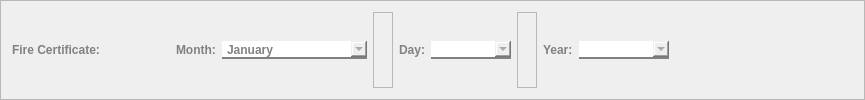
           <widget class="QFrame" name="fc_frame">
            <property name="frameShape">
             <enum>QFrame::StyledPanel</enum>
            </property>
            <property name="frameShadow">
             <enum>QFrame::Raised</enum>
            </property>
            <layout class="QHBoxLayout" name="horizontalLayout_44">
             <item>
              <widget class="QLabel" name="label_78">
               <property name="styleSheet">
                <string notr="true">font-family: Segoe UI;
				font-weight: bold;
				color: #818181;

border-radius: 0px;
border-color: white;
border-width: 0px;</string>
               </property>
               <property name="text">
                <string>Fire Certificate:                     </string>
               </property>
              </widget>
             </item>
             <item>
              <widget class="QLabel" name="label_75">
               <property name="styleSheet">
                <string notr="true">font-family: Segoe UI;
				font-weight: bold;
				color: #818181;

border-radius: 0px;
border-color: white;
border-width: 0px;</string>
               </property>
               <property name="text">
                <string>Month:</string>
               </property>
              </widget>
             </item>
             <item>
              <widget class="QComboBox" name="fc_choose_month_comboBox">
               <property name="minimumSize">
                <size>
                 <width>145</width>
                 <height>0</height>
                </size>
               </property>
               <property name="maximumSize">
                <size>
                 <width>175</width>
                 <height>16777215</height>
                </size>
               </property>
               <property name="cursor">
                <cursorShape>PointingHandCursor</cursorShape>
               </property>
               <property name="styleSheet">
                <string notr="true">QComboBox {
				font-family: Segoe UI;
				font-weight: bold;
				color: #818181;
                border: none;
                border-bottom: 2px solid #818181;
            }

QComboBox::hover{
color: #565656;
border-bottom: 2px solid #565656;
}

</string>
               </property>
               <item>
                <property name="text">
                 <string>January</string>
                </property>
               </item>
               <item>
                <property name="text">
                 <string>February</string>
                </property>
               </item>
               <item>
                <property name="text">
                 <string>March</string>
                </property>
               </item>
               <item>
                <property name="text">
                 <string>April</string>
                </property>
               </item>
               <item>
                <property name="text">
                 <string>May</string>
                </property>
               </item>
               <item>
                <property name="text">
                 <string>June</string>
                </property>
               </item>
               <item>
                <property name="text">
                 <string>July</string>
                </property>
               </item>
               <item>
                <property name="text">
                 <string>August</string>
                </property>
               </item>
               <item>
                <property name="text">
                 <string>September</string>
                </property>
               </item>
               <item>
                <property name="text">
                 <string>October</string>
                </property>
               </item>
               <item>
                <property name="text">
                 <string>November</string>
                </property>
               </item>
               <item>
                <property name="text">
                 <string>December</string>
                </property>
               </item>
              </widget>
             </item>
             <item>
              <widget class="QFrame" name="frame_77">
               <property name="minimumSize">
                <size>
                 <width>20</width>
                 <height>0</height>
                </size>
               </property>
               <property name="frameShape">
                <enum>QFrame::StyledPanel</enum>
               </property>
               <property name="frameShadow">
                <enum>QFrame::Raised</enum>
               </property>
              </widget>
             </item>
             <item>
              <widget class="QLabel" name="label_76">
               <property name="styleSheet">
                <string notr="true">font-family: Segoe UI;
				font-weight: bold;
				color: #818181;

border-radius: 0px;
border-color: white;
border-width: 0px;</string>
               </property>
               <property name="text">
                <string>Day:</string>
               </property>
              </widget>
             </item>
             <item>
              <widget class="QComboBox" name="fc_choose_day_comboBox">
               <property name="minimumSize">
                <size>
                 <width>80</width>
                 <height>0</height>
                </size>
               </property>
               <property name="maximumSize">
                <size>
                 <width>80</width>
                 <height>16777215</height>
                </size>
               </property>
               <property name="cursor">
                <cursorShape>PointingHandCursor</cursorShape>
               </property>
               <property name="styleSheet">
                <string notr="true">QComboBox {
				font-family: Segoe UI;
				font-weight: bold;
				color: #818181;
                border: none;
                border-bottom: 2px solid #818181;
            }

QComboBox::hover{
color: #565656;
border-bottom: 2px solid #565656;
}

</string>
               </property>
              </widget>
             </item>
             <item>
              <widget class="QFrame" name="frame_78">
               <property name="minimumSize">
                <size>
                 <width>20</width>
                 <height>0</height>
                </size>
               </property>
               <property name="frameShape">
                <enum>QFrame::StyledPanel</enum>
               </property>
               <property name="frameShadow">
                <enum>QFrame::Raised</enum>
               </property>
              </widget>
             </item>
             <item>
              <widget class="QLabel" name="label_77">
               <property name="styleSheet">
                <string notr="true">font-family: Segoe UI;
				font-weight: bold;
				color: #818181;

border-radius: 0px;
border-color: white;
border-width: 0px;</string>
               </property>
               <property name="text">
                <string>Year:</string>
               </property>
              </widget>
             </item>
             <item>
              <widget class="QComboBox" name="fc_choose_year_comboBox">
               <property name="minimumSize">
                <size>
                 <width>90</width>
                 <height>0</height>
                </size>
               </property>
               <property name="maximumSize">
                <size>
                 <width>80</width>
                 <height>16777215</height>
                </size>
               </property>
               <property name="cursor">
                <cursorShape>PointingHandCursor</cursorShape>
               </property>
               <property name="styleSheet">
                <string notr="true">QComboBox {
				font-family: Segoe UI;
				font-weight: bold;
				color: #818181;
                border: none;
                border-bottom: 2px solid #818181;
            }

QComboBox::hover{
color: #565656;
border-bottom: 2px solid #565656;
}

</string>
               </property>
              </widget>
             </item>
             <item>
              <spacer name="horizontalSpacer_67">
               <property name="orientation">
                <enum>Qt::Horizontal</enum>
               </property>
               <property name="sizeHint" stdset="0">
                <size>
                 <width>184</width>
                 <height>20</height>
                </size>
               </property>
              </spacer>
             </item>
            </layout>
           </widget>
